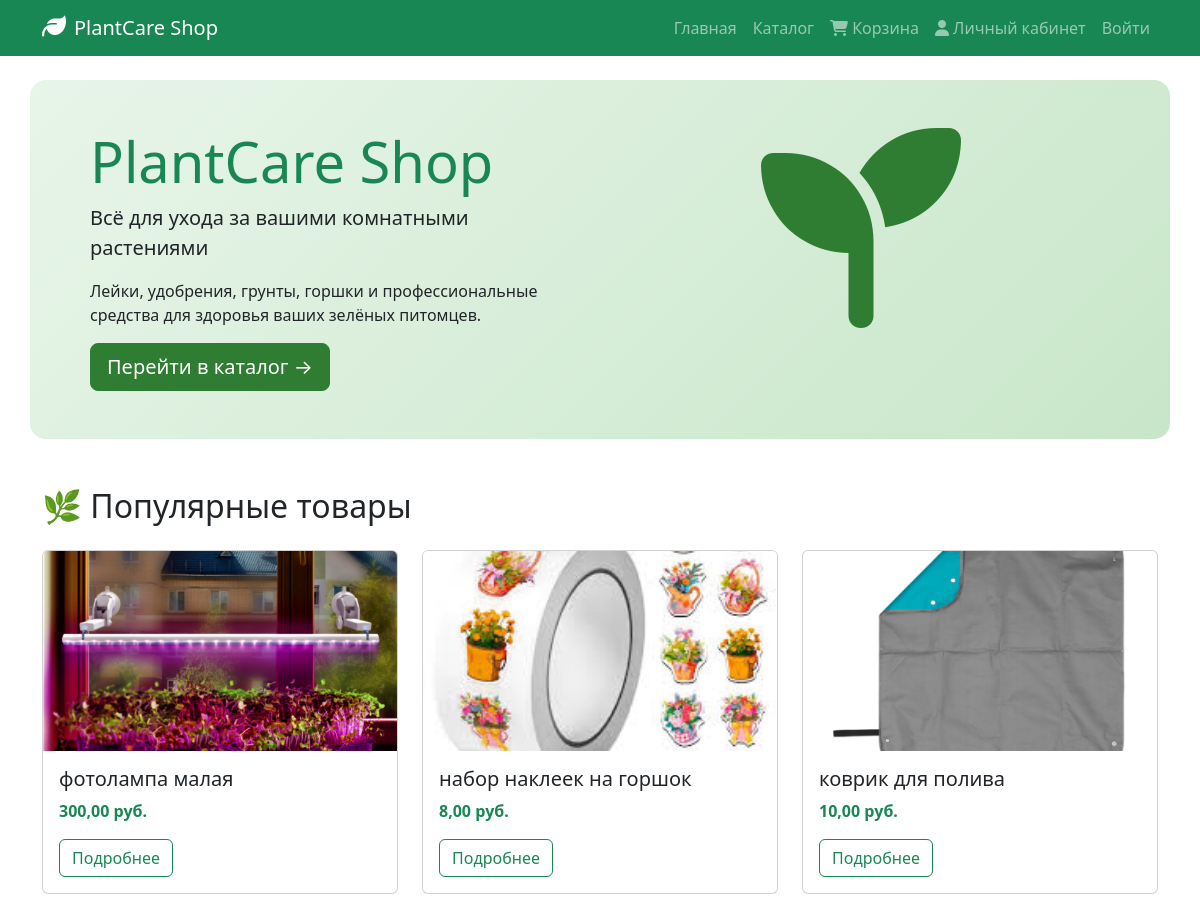
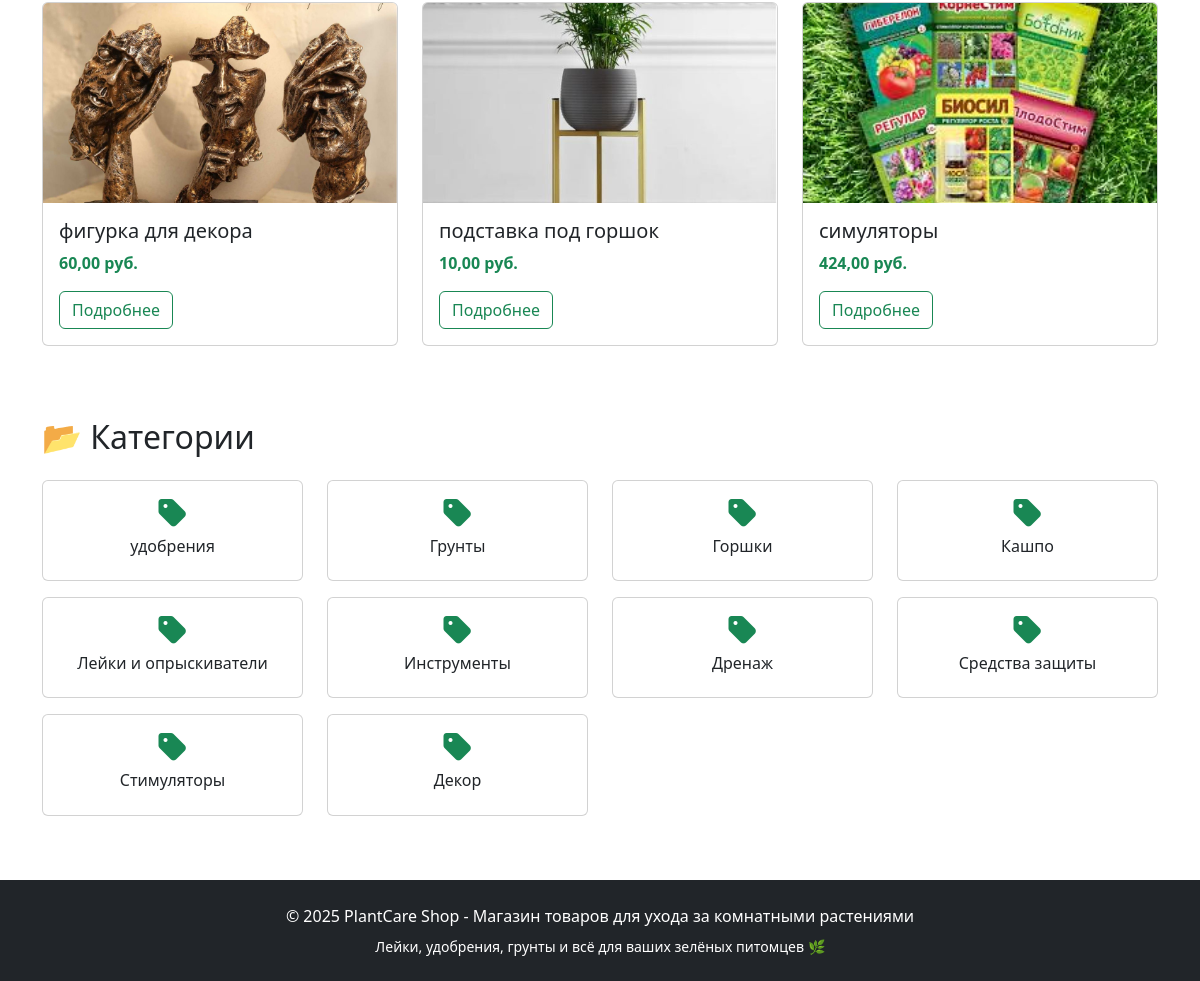
The page / on the database its author committed (2 pictures, top to bottom).
### shop/models.py (models this page shows, shortened)
class Product(models.Model):
    name = models.CharField(max_length=200)
    description = models.TextField()
    photo = models.ImageField(upload_to='products/')
    price = models.DecimalField(max_digits=10, decimal_places=2)
    stock = models.IntegerField()
    category = models.ForeignKey(Category, on_delete=models.CASCADE)
    manufacturer = models.ForeignKey(Manufacturer, on_delete=models.CASCADE)

class Category(models.Model):
    name = models.CharField(max_length=100)
    description = models.TextField(blank=True)

### shop/views.py (the view)
# urls.py: path('', views.home, name='home'),
def home(request):
    popular_products = Product.objects.all().order_by('-id')[:6]
    categories = Category.objects.all()
    return render(request, 'shop/index.html', {
        'popular_products': popular_products,
        'categories': categories,
    })

### shop/templates/shop/index.html (shortened to what this page needs)
{% extends 'base.html' %}
{% load static %}
{% block content %}
<div class="row bg-light rounded-4 p-5 mb-5" style="background: linear-gradient(135deg, #e8f5e9 0%, #c8e6c9 100%);">
    <div class="col-md-6">
        <h1 class="display-4 text-success">PlantCare Shop</h1>
        <p class="lead">Всё для ухода за вашими комнатными растениями</p>
        <p>Лейки, удобрения, грунты, горшки и профессиональные средства для здоровья ваших зелёных питомцев.</p>
        <a href="{% url 'catalog' %}" class="btn btn-success btn-lg">Перейти в каталог →</a>
    </div>
    <div class="col-md-6 text-center">
        <i class="fas fa-seedling" style="font-size: 200px; color: #2e7d32;"></i>
    </div>
</div>
<h2 class="mb-4">🌿 Популярные товары</h2>
<div class="row">
    {% for product in popular_products %}
    <div class="col-md-4 mb-4">
        <div class="card h-100">
            {% if product.photo %}
                <img src="{{ product.photo.url }}" class="card-img-top" alt="{{ product.name }}" style="height: 200px; object-fit: cover;">
            {% else %}
                <div class="card-img-top bg-secondary d-flex align-items-center justify-content-center" style="height: 200px;">
                    <i class="fas fa-leaf fa-4x text-white"></i>
                </div>
            {% endif %}
            <div class="card-body">
                <h5 class="card-title">{{ product.name }}</h5>
                <p class="card-text text-success fw-bold">{{ product.price }} руб.</p>
                <a href="{% url 'product_detail' product.id %}" class="btn btn-outline-success">Подробнее</a>
            </div>
        </div>
    </div>
    {% empty %}
        <p>Товаров пока нет</p>
    {% endfor %}
</div>
<h2 class="mb-4 mt-5">📂 Категории</h2>
<div class="row">
    {% for category in categories %}
    <div class="col-md-3 col-sm-6 mb-3">
        <a href="{% url 'catalog' %}?category={{ category.id }}" class="text-decoration-none">
            <div class="card text-center">
                <div class="card-body">
                    <i class="fas fa-tag fa-2x text-success mb-2"></i>
                    <h6>{{ category.name }}</h6>
                </div>
            </div>
        </a>
    </div>
    {% endfor %}
</div>
{% endblock %}

### static/css/style.css (style rules this page uses)
.card { transition: transform 0.3s ease, box-shadow 0.3s ease; }
.btn-success { background-color: #2e7d32; border-color: #2e7d32; }

### rows shown on the page
Product: photo (picture), name "фотолампа малая", price "300,00"
Product: photo (picture), name "набор наклеек на горшок", price "8,00"
Product: photo (picture), name "коврик для полива", price "10,00"
Product: photo (picture), name "фигурка для декора", price "60,00"
Product: photo (picture), name "подставка под горшок", price "10,00"
Product: photo (picture), name "симуляторы", price "424,00"
Category: name "удобрения"
Category: name "Грунты"
Category: name "Горшки"
Category: name "Кашпо"
Category: name "Лейки и опрыскиватели"
Category: name "Инструменты"
Category: name "Дренаж"
Category: name "Средства защиты"
Category: name "Стимуляторы"
Category: name "Декор"
